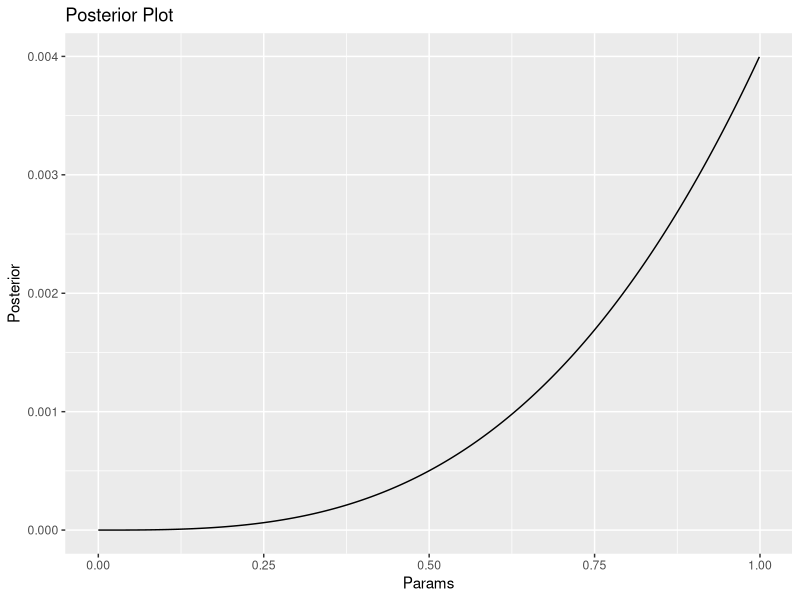
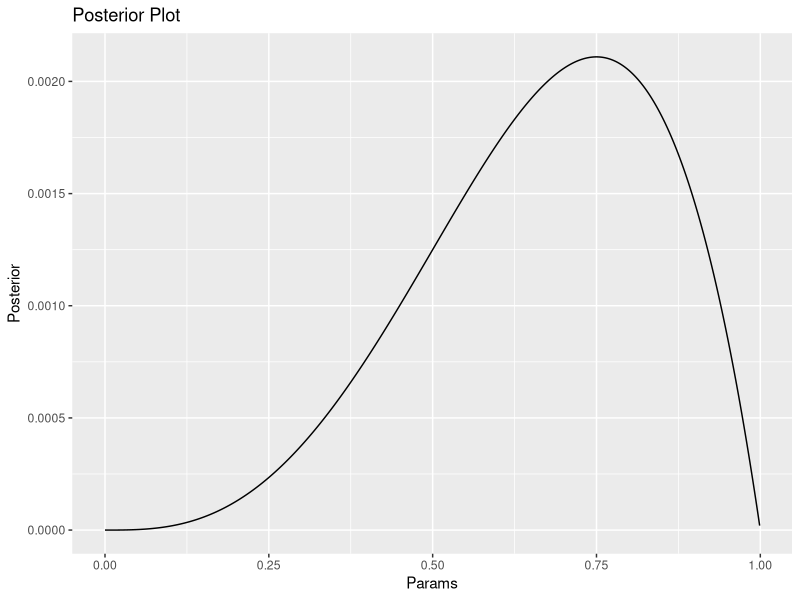
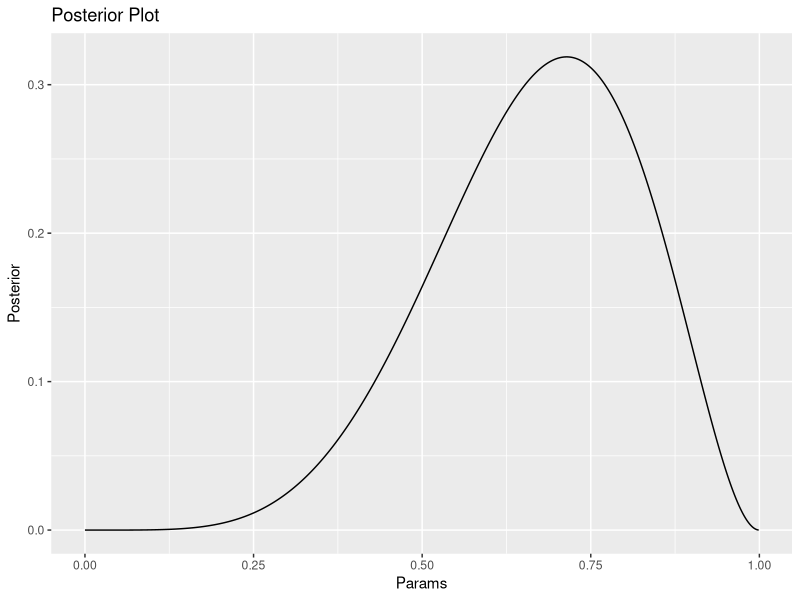
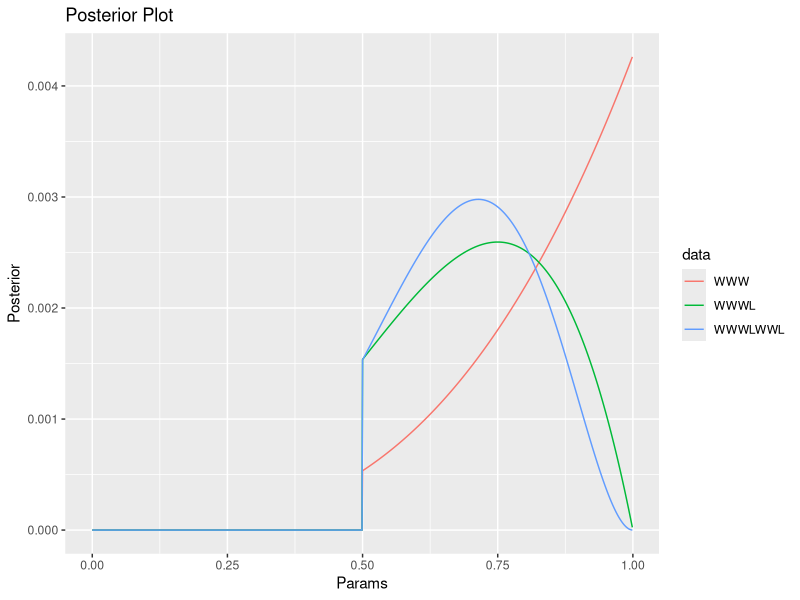

Here is the R script that generated these plots, in order:
## ---- chunk 1
knitr::opts_chunk$set(echo = TRUE)

library(tidyverse)
## ---- chunk 2
data = c(1, 1, 1)

grid_prior = seq(0, 1-0.001, 0.001)
prior = rep(1, 1000)

grid.df = data.frame(params=grid_prior,
                     prior=prior)

grid.df["posterior_WWW"] = dbinom(sum(data), length(data), grid_prior)
grid.df["posterior_WWW"] = grid.df["posterior_WWW"]/sum(grid.df["posterior_WWW"])

head(grid.df)

## ---- chunk 3
ggplot(grid.df, aes(x = params, y = posterior_WWW)) +
  geom_line() +
  labs(x = "Params", y = "Posterior") +
  ggtitle("Posterior Plot")
## ---- chunk 4
grid.df["posterior_WWWL"] = dbinom(3, 4, grid_prior)
grid.df["posterior_WWWL"] = grid.df["posterior_WWWL"] /
  sum(grid.df["posterior_WWWL"])

ggplot(grid.df, aes(x = params, y = posterior_WWWL)) +
  geom_line() +
  labs(x = "Params", y = "Posterior") +
  ggtitle("Posterior Plot")
## ---- chunk 5
grid.df["posterior_WWWLWWL"] = dbinom(5, 7, grid_prior)
grid.df["posterior_WWWLWWL"] = grid.df["posterior_WWWLWWL"] /
  sum(grid.df["posterior_WWWL"])

ggplot(grid.df, aes(x = params, y = posterior_WWWLWWL)) +
  geom_line() +
  labs(x = "Params", y = "Posterior") +
  ggtitle("Posterior Plot")
## ---- chunk 6
head(grid.df)
## ---- chunk 7
grid.df.new = grid.df
grid.df.new["prior"] = append(rep(0, 500), rep(1, 500))

grid.df.new["posterior_WWW"] = grid.df.new["prior"]*grid.df["posterior_WWW"]
grid.df.new["posterior_WWW"] = grid.df.new["posterior_WWW"]/
  sum(grid.df.new["posterior_WWW"])

grid.df.new["posterior_WWWL"] = grid.df.new["prior"]*grid.df["posterior_WWWL"]
grid.df.new["posterior_WWWL"] = grid.df.new["posterior_WWWL"]/
  sum(grid.df.new["posterior_WWWL"])

grid.df.new["posterior_WWWLWWL"] = grid.df.new["prior"]*grid.df["posterior_WWWLWWL"]
grid.df.new["posterior_WWWLWWL"] = grid.df.new["posterior_WWWLWWL"]/
  sum(grid.df.new["posterior_WWWLWWL"])

head(grid.df.new)
## ---- chunk 8
grid.df.new.pivot = pivot_longer(grid.df.new, 
                            cols = starts_with("posterior"), 
                            names_to = "data", 
                            values_to = "posterior") %>%
  mutate(data = sub("^posterior_", "", data))

ggplot(grid.df.new.pivot, aes(x = params, y = posterior, color=data)) +
  geom_line() +
  labs(x = "Params", y = "Posterior") +
  ggtitle("Posterior Plot")

## ---- chunk 9

df.planets = data.frame(
  planet = c("Earth", "Mars"),
  prior = rep(0.5, 2),
  p_land = c(0.3, 1)
) %>%
  mutate(likelihood=dbinom(1, 1, p_land),
         posterior=likelihood*prior/sum(likelihood*prior))

df.planets

## ---- chunk 10
df.cards = data.frame(
  card_side_1_is_black=c(1, 1, 0),
  card_side_2_is_black=c(1, 0, 0),
  prior=rep(1/3, 3)
) %>%
  mutate(ways=card_side_1_is_black + card_side_2_is_black,
         posterior=ways*prior/sum(ways*prior))

df.cards
## ---- chunk 11
df.cards = data.frame(
  card_side_1_is_black=c(1, 1, 0),
  card_side_2_is_black=c(1, 0, 0),
  prior=c(2/4, 1/4, 1/4)
) %>%
  mutate(ways=card_side_1_is_black + card_side_2_is_black,
         posterior=ways*prior/sum(ways*prior))

df.cards
## ---- chunk 12
df.cards = data.frame(
  card_side_1_is_black=c(1, 1, 0, 1),
  card_side_2_is_black=c(1, 0, 0, 1),
  prior=c(1/4, 1/4, 1/4, 1/4)
) %>%
  mutate(ways=card_side_1_is_black + card_side_2_is_black,
         posterior=ways*prior/sum(ways*prior))

df.cards %>%
  filter((card_side_1_is_black==1) & (card_side_2_is_black==1)) %>%
  summarise(posterior_prob=sum(posterior))
## ---- chunk 13
df.cards = data.frame(
  card_side_1_is_black=c(1, 1, 0),
  card_side_2_is_black=c(1, 0, 0),
  prior=c(1/6, 2/6, 3/6)
) %>%
  mutate(ways=card_side_1_is_black + card_side_2_is_black,
         posterior=ways*prior/sum(ways*prior))

df.cards
## ---- chunk 14
bb = 2
wb_bb = 1
ww_bb = 2
wb = 1
bb_wb = 0
ww_wb = 2

p_bb = bb * (wb_bb + ww_bb)

p_wb = wb * (ww_wb)

p_bb / (p_bb + p_wb)

## ---- chunk 15
cards <- c("Black-Black", "Black-White", "White-White")
combinations <- expand.grid(Card_Type1 = cards, 
                            Card_Type2 = cards) %>%
  filter(Card_Type1 != Card_Type2) %>%
  arrange(Card_Type1, Card_Type2) %>%
  mutate(Ways_Card1=c(2, 2, 1, 1, 0, 0),
         Ways_Card2=c(1, 2, 0, 2, 0, 1),
         prod=Ways_Card1*Ways_Card2,
         post=prod/sum(prod))

combinations %>%
  filter(Card_Type1=="Black-Black") %>%
  summarise(post_agg=sum(post))
## ---- chunk 16
df.pandas = data.frame(
  panda_type=c("A", "B"),
  prior=c(0.5, 0.5),
  likelihood=c(0.1, 0.2)
) %>%
  mutate(post=prior*likelihood/sum(prior*likelihood),
         next_post=c(0.1, 0.2),
         p_next_post=post*next_post)

df.pandas
## ---- chunk 17
sum(df.pandas["p_next_post"])
## ---- chunk 18
df.pandas = data.frame(
  panda_type=c("A", "B"),
  prior=c(1/3, 2/3),
  likelihood=c(1-0.1, 1-0.2)
) %>%
  mutate(post=prior*likelihood/sum(prior*likelihood))

df.pandas
## ---- chunk 19
df.pandas = data.frame(
  panda_type=c("A", "B"),
  prior=c(1/2, 1/2),
  likelihood=c(0.8, 1-0.65)
) %>%
  mutate(post=prior*likelihood/sum(prior*likelihood))

df.pandas
## ---- chunk 20
df.pandas = data.frame(
  panda_type=c("A", "B"),
  prior=c(1/2, 1/2),
  likelihood=c(0.8, 1-0.65)
) %>%
  mutate(post_test=prior*likelihood/sum(prior*likelihood),
         like_twins=c(0.1, 0.2),
         post_test_twins=post_test*like_twins/sum(post_test*like_twins),
         like_single=1-like_twins,
         post_test_twins_single=post_test_twins*like_single/
           sum(post_test_twins*like_single)
         )

df.pandas
